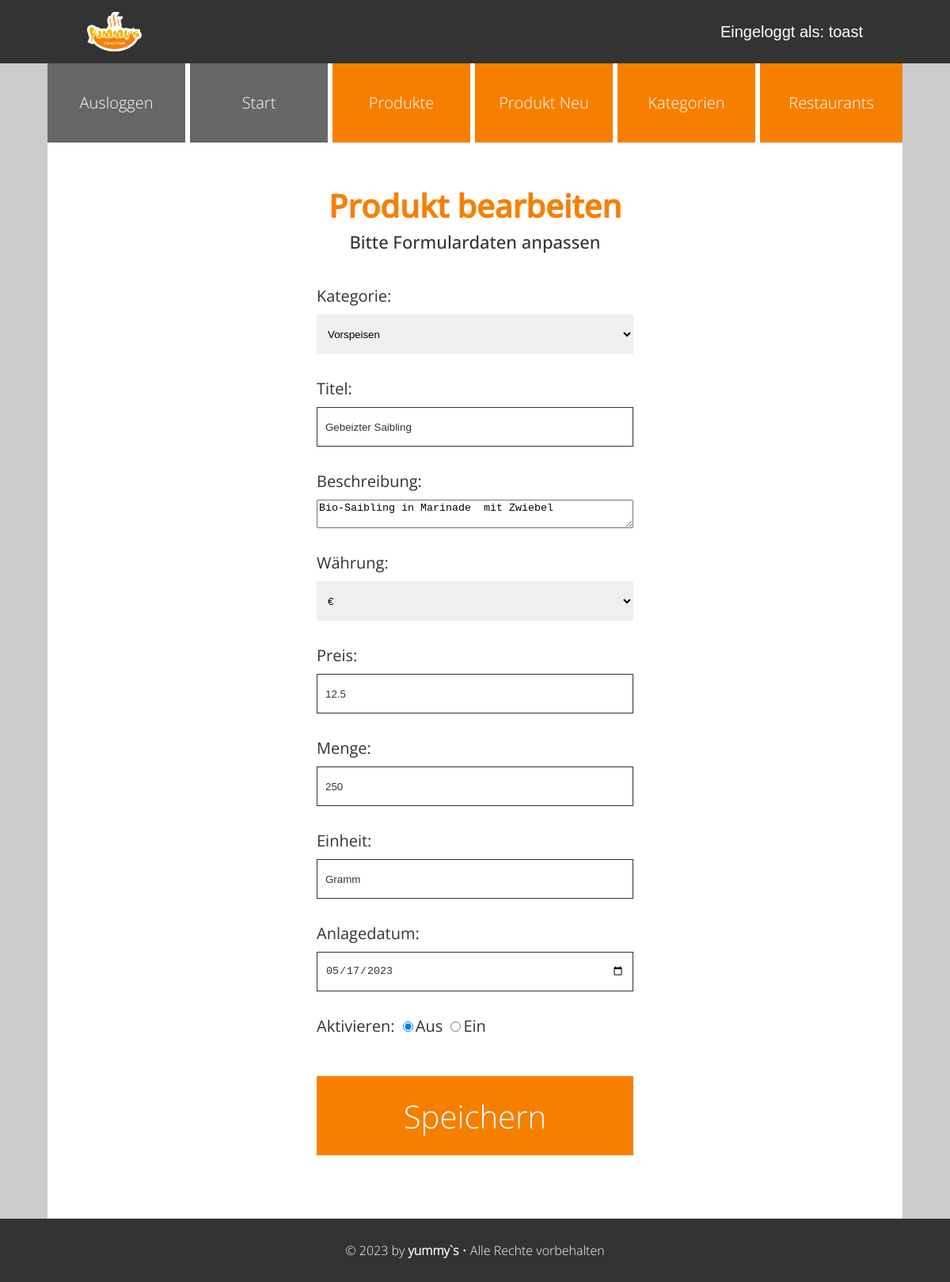
/admin/produkt_bearbeiten.php?id=28 (signed in), run on an earlier commit of the app's database.
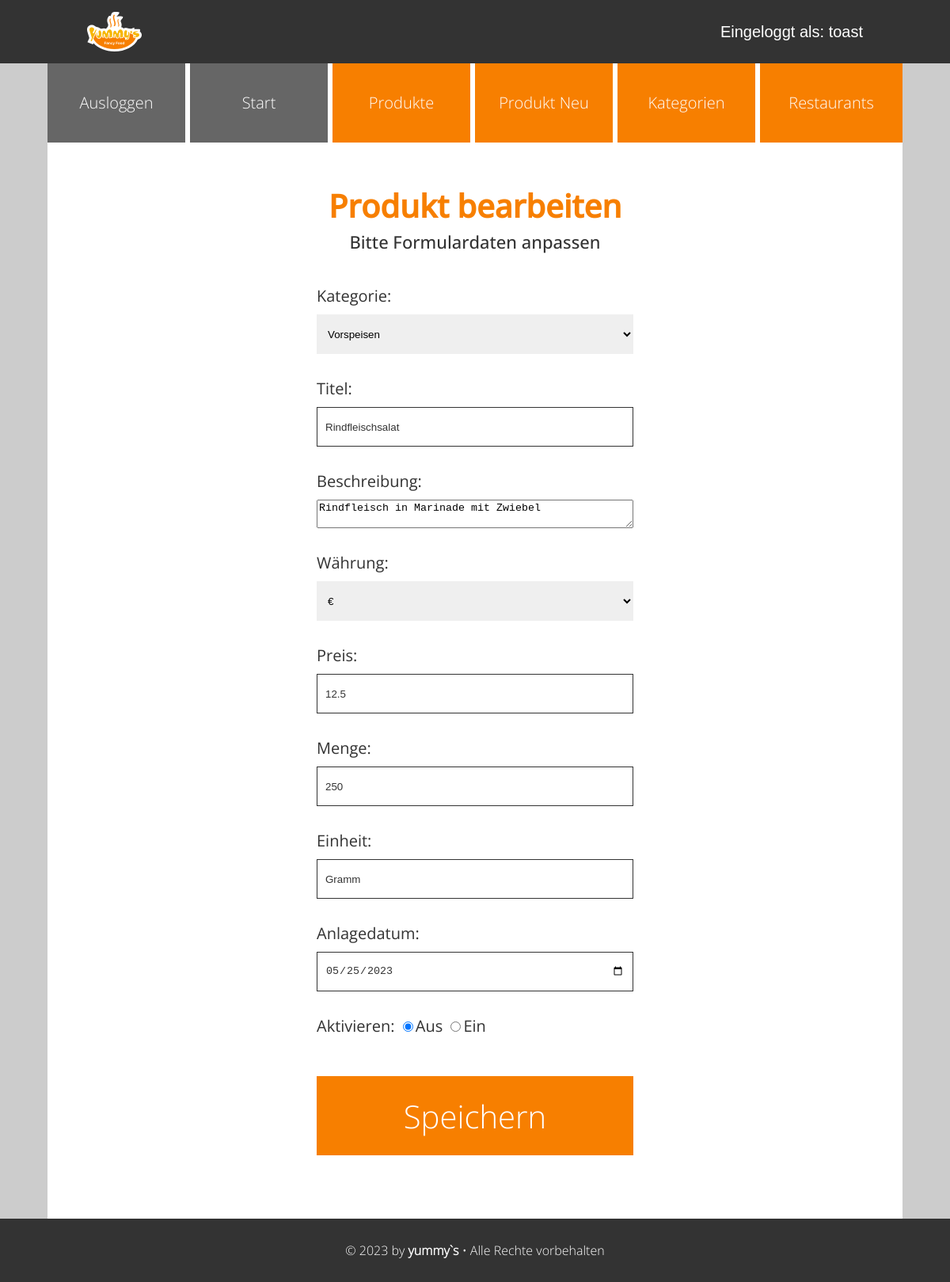
And on a later commit of the database.
### tables this page shows
CREATE TABLE `produkte` (
  `id` int(10) UNSIGNED NOT NULL,
  `titel` varchar(200) NOT NULL,
  `beschreibung` text NOT NULL,
  `waehrung` varchar(10) NOT NULL,
  `preis` float UNSIGNED NOT NULL,
  `menge` float UNSIGNED NOT NULL,
  `einheit` varchar(50) NOT NULL,
  `anlagedatum` date NOT NULL,
  `aenderungsdatum` date DEFAULT NULL,
  `aktiv` tinyint(1) DEFAULT 0,
  `kategorie_id` int(10) UNSIGNED NOT NULL,
  `restaurant_id` int(10) UNSIGNED DEFAULT NULL,
  `benutzer_id` int(10) UNSIGNED DEFAULT NULL
);

CREATE TABLE `kategorien` (
  `id` int(10) UNSIGNED NOT NULL,
  `bezeichnung` varchar(200) NOT NULL
);

### admin/setup.php (called while the page is built, shortened)
<?php
spl_autoload_register(
    function (string $klasse) {
        $prefix = "WIFI\\JUMMY\\";
        $basis = __DIR__ . "/Klassen/";
        $laenge = strlen($prefix);
        $relativ = substr($klasse, $laenge);
        $datei = $basis . str_replace("\\", "/", $relativ) . ".php";
    }
);

### admin/Klassen/Mysql.php (called while the page is built, shortened)
<?php
class Mysql
{
    private static ?Mysql $instanz = null;
    public static function getInstanz(): Mysql
    {
        if (!self::$instanz) {
            self::$instanz = new Mysql();
        }
        return self::$instanz;
    }
    private \mysqli $db;
    private function verbinden(): void
    {
        $this->db = new \mysqli(MYSQL_HOST, MYSQL_USER, MYSQL_PASSWORT, MYSQL_DATENBANK);
        $this->db->set_charset("utf8");
    }
    public function escape(string $wert): string
    {
        return $this->db->real_escape_string($wert);
    }
    public function query(string $sqlBefehl): \mysqli_result|bool
    {
        $result = $this->db->query($sqlBefehl);
        return $result;
    }
}

### admin/Klassen/Speisen/DbRow/DbRowAbstract.php (called while the page is built, shortened)
<?php
abstract class DbRowAbstract
{
    protected string $tabelle;
    private array $daten = array();
    public function __construct(int|array $idOderDaten)
    {
        if (is_int($idOderDaten)) {
            $db = Mysql::getInstanz();
            $sqlId = $db->escape($idOderDaten);
            $result = $db->query("SELECT * FROM {$this->tabelle} WHERE id = '{$sqlId}'");
            $this->daten = $result->fetch_assoc();
        } else {
            $this->daten = $idOderDaten;
        }
    }
    public function __get(string $eigenschaft): mixed
    {
        return $this->daten[$eigenschaft];
    }
}

### admin/Klassen/Speisen/Kategorien.php (called while the page is built, shortened)
<?php
class Kategorien
{
    public function alleKategorien(): array
    {
        $db = Mysql::getInstanz();
        $kategorienGesamt = array();
        $result = $db->query("SELECT * FROM kategorien");
        while ($row = $result->fetch_assoc()) {
            $kategorienGesamt[] = new Kategorie($row);
        }
        return $kategorienGesamt;
    }
}

### admin/produkt_bearbeiten.php (the view, shortened to what the changed rows need)
<?php
include "setup.php";
$erfolg = false;
include "kopf.php";
?>
<div id="admin-toptext">
    <h2 id="admin-headline">Produkt bearbeiten</h2>
</div>
<?php
if ($erfolg) {
    echo "<p><strong>Produkt wurde bearbeitet.</strong><br>";
} else {
    if (!empty($_GET["id"])) {
        $produkt = new Produkt($_GET["id"]);
    }
?>
    <div class="admin-form">
        <form action="produkt_bearbeiten.php<?php
                                            if (!empty($produkt)) {
                                                echo "?id=" . $produkt->id;
                                            }
                                            ?>" method="post">
            <div class="form-item">
                <label for="kategorie_id">Kategorie: </label>
                <select class="select-item" name="kategorie_id" id="kategorie_id">
                    <?php
                    $kategorien = new Kategorien();
                    $alleKategorien = $kategorien->alleKategorien();
                    foreach ($alleKategorien as $kategorie) {
                        echo "<option value='{$kategorie->id}'";
                        if (!empty($_POST["kategorie_id"]) && $_POST["kategorie_id"] == $kategorie->id) {
                            echo " selected";
                        } else if (!empty($produkt) && $produkt->kategorie_id == $kategorie->id) {
                            echo " selected";
                        }
                        echo ">{$kategorie->bezeichnung}</option>";
                    }
                    ?>
                </select>
            </div>
            <div class="form-item">
                <label for="titel">Titel:</label>
                <input type="text" name="titel" id="titel" value="<?php if (!empty($_POST["titel"])) {
                                                                        echo htmlspecialchars($_POST["titel"]);
                                                                    } else if (!empty($produkt)) {
                                                                        echo htmlspecialchars($produkt->titel);
                                                                    } ?>">
            </div>
            <div class="form-item">
                <label for="beschreibung">Beschreibung:</label>
                <textarea name="beschreibung" id="beschreibung"><?php if (!empty($_POST["beschreibung"])) {
                                                                    echo htmlspecialchars($_POST["beschreibung"]);
                                                                } else if (!empty($produkt)) {
                                                                    echo htmlspecialchars($produkt->beschreibung);
                                                                } ?></textarea>
            </div>
            <div class="form-item">
                <label for="waehrung">Währung: </label>
                <select class="select-item" name="waehrung" id="waehrung">
                    <option value="€">€</option>
                </select>
            </div>
            <div class="form-item">
                <label for="preis">Preis:</label>
                <input type="number" step="0.01" name="preis" id="preis" value="<?php
                                                                                if (!empty($_POST["preis"])) {
                                                                                    echo htmlspecialchars($_POST["preis"]);
                                                                                } else if (!empty($produkt)) {
                                                                                    echo htmlspecialchars($produkt->preis);
                                                                                } ?>">
            </div>
            <div class="form-item">
                <label for="menge">Menge:</label>
                <input type="number" step="0.01" name="menge" id="menge" value="<?php
                                                                                if (!empty($_POST["menge"])) {
                                                                                    echo htmlspecialchars($_POST["menge"]);
                                                                                } else if (!empty($produkt)) {
                                                                                    echo htmlspecialchars($produkt->menge);
                                                                                } ?>">
            </div>
            <div class="form-item">
                <label for="einheit">Einheit:</label>
                <input type="text" name="einheit" id="einheit" value="<?php
                                                                        if (!empty($_POST["einheit"])) {
                                                                            echo htmlspecialchars($_POST["einheit"]);
                                                                        } else if (!empty($produkt)) {
                                                                            echo htmlspecialchars($produkt->einheit);
                                                                        } ?>">
            </div>
            <div class="form-item">
                <label for="anlagedatum">Anlagedatum:</label>
                <input type="date" name="anlagedatum" id="anlagedatum" value="<?php
                                                                                if (!empty($_POST["anlagedatum"])) {
                                                                                    echo htmlspecialchars($_POST["anlagedatum"]);
                                                                                } else if (!empty($produkt)) {
                                                                                    echo htmlspecialchars($produkt->anlagedatum);
                                                                                } ?>">
            </div>
            <div class="radio-aktiv">
                <label for="aktiv">Aktivieren:</label>
                <input type="radio" name="aktiv" checked="checked" value="<?php echo 0 ?>">Aus
                <input type="radio" name="aktiv" value="<?php echo 1 ?>">Ein
            </div>
            <div>
                <button class="button-admin" type="submit">Speichern</button>
            </div>
        </form>
    </div>
<?php
}
include "fuss.php";

What changed in the data, as far as the page shows it:
changed produkte "Gramm": titel "Gebeizter Saibling" → "Rindfleischsalat"; beschreibung "Bio-Saibling in Marinade mit Zwiebel" → "Rindfleisch in Marinade mit Zwiebel"; anlagedatum "05/17/2023" → "05/25/2023"
